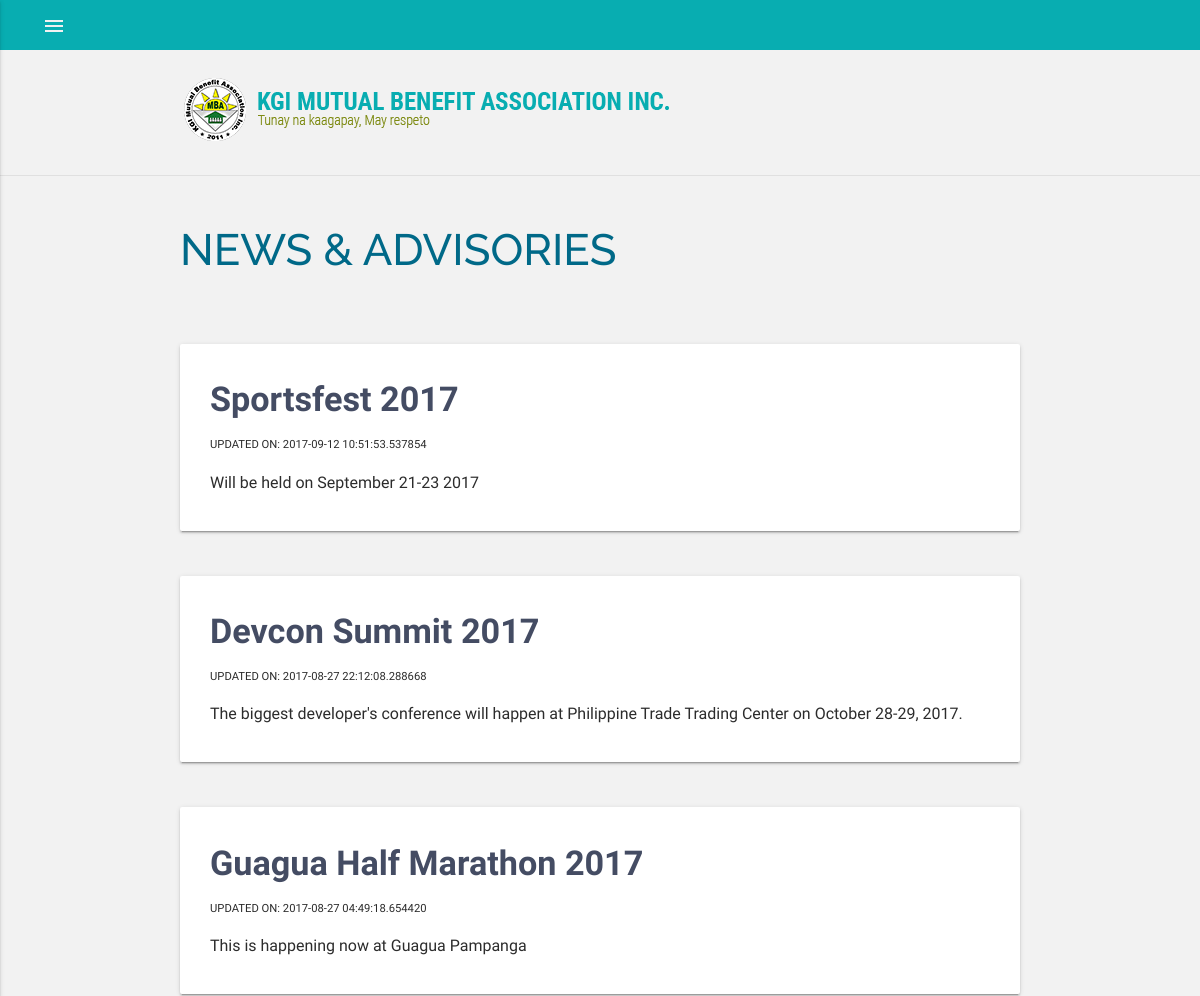
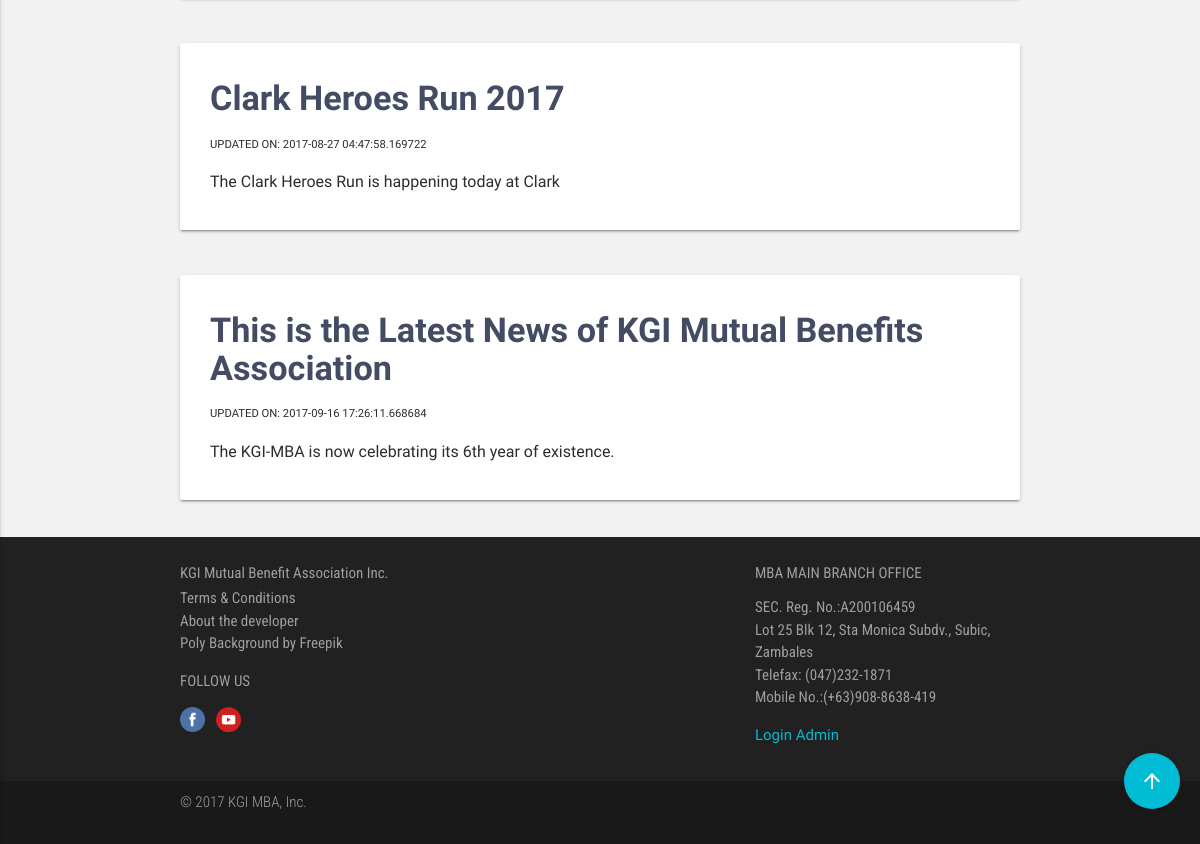
/index.php/news, run on the app's committed database (2 pictures, top to bottom).
### tables this page shows
CREATE TABLE `tbl_news` (
  `ID` int(255) NOT NULL AUTO_INCREMENT,
  `Title` varchar(255) NOT NULL,
  `Content` text NOT NULL,
  `Author` int(255) NOT NULL,
  `user_id` int(11) NOT NULL,
  `Type` varchar(255) NOT NULL,
  `Date Created` timestamp(6) NOT NULL DEFAULT CURRENT_TIMESTAMP(6) ON UPDATE CURRENT_TIMESTAMP(6),
  `slug` varchar(255) NOT NULL,
  `pictures` blob NOT NULL,
  PRIMARY KEY (`ID`)
);

### application/controllers/News.php (called while the page is built, shortened)
<?php
class News extends CI_Controller
{
	function __construct()
	{
		$this->load->model('News_Model');
	}
	public function index (){
	$data['tbl_news'] = $this->News_Model->get_posts();
	$this->load->view('view_user/header');
	$this->load->view('view_user/news', $data);
	$this->load->view('view_user/footer');
	}
}

### index.php (called while the page is built, shortened)
<?php
require_once BASEPATH.'core/CodeIgniter.php';

### application/models/News_Model.php (called while the page is built, shortened)
<?php
	class News_Model extends CI_Model {
		public function get_posts($slug = FALSE) {
			if ($slug === FALSE){
				$this->db->order_by('id','DESC');
				$query = $this->db->get('tbl_news');
			return $query->result_array();
			}
			$query = $this->db->get_where('tbl_news', array('slug' => $slug));
			return $query->row_array();
		}
	}

### application/views/view_user/news.php (the view)
<div class="logo container">
   <img class="responsive-img center-on-small-only" src="assets/images/finallogo.png">
 </div>
<div class="divider"></div>
<div class="container">
      <div class="boxes" style="width: 100%; margin-bottom: 40px; margin-top: 50px;">
        <h3>NEWS & ADVISORIES</h3>
      </div>
</div>
<div class="container" style="color: #2c2c2c;">
<br>
<?php foreach ($tbl_news as $news) : ?>
		<div class="card" style="padding: 20px 20px 20px 30px;">
			<h4><?php echo $news['Title']; ?></h4>
				<small>UPDATED ON: <?php echo $news['Date Created']; ?></small>
					<div class="news">
						<p style="font-size: 16px;"><?php echo word_limiter($news['Content'], 50); ?></p>
					</div>
		</div>
<br>
<?php endforeach; ?>
</div>
<div class="fixed-action-btn">
  <div class="section">
    <a class="waves-effect btn-floating btn-large cyan" href="#introduction"><i class="material-icons">arrow_upward</i></a>
  </div>
</div>

### data on the page
tbl_news: Title "Sportsfest 2017", Date Created "2017-09-12 10:51:53.537854", Content "Will be held on September 21-23 2017"
tbl_news: Title "Devcon Summit 2017", Date Created "2017-08-27 22:12:08.288668", Content "The biggest developer's conference will happen at Philippine Trade Trading Center on October 28-29, 2017."
tbl_news: Title "Guagua Half Marathon 2017", Date Created "2017-08-27 04:49:18.654420", Content "This is happening now at Guagua Pampanga"
tbl_news: Title "Clark Heroes Run 2017", Date Created "2017-08-27 04:47:58.169722", Content "The Clark Heroes Run is happening today at Clark"
tbl_news: Title "This is the Latest News of KGI Mutual Benefits Association", Date Created "2017-09-16 17:26:11.668684", Content "The KGI-MBA is now celebrating its 6th year of existence."
